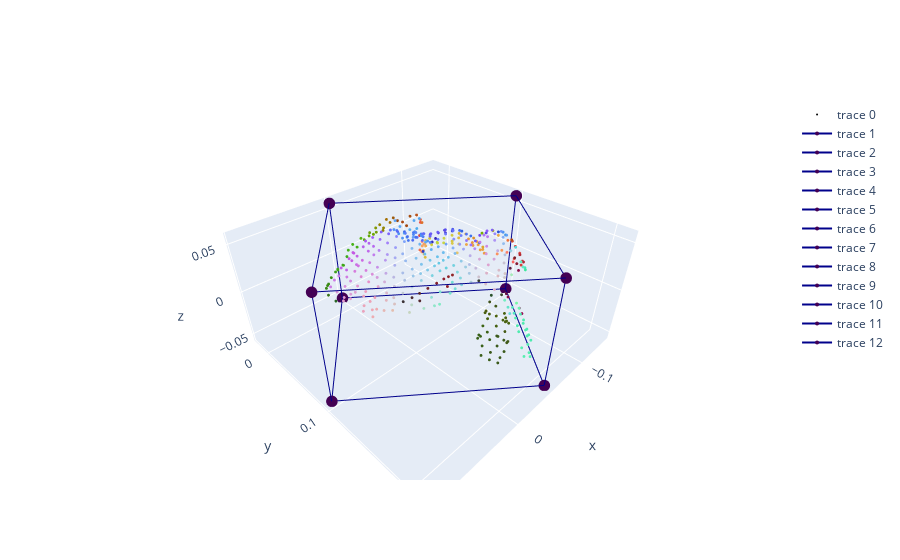

Here is the notebook cell this chart was saved with:
### Code cell
import numpy as np
import open3d as o3d
import plotly.graph_objects as go

from koroba.utils import Box, Visualizer


cloud = o3d.io.read_point_cloud("../data/bunny.pcd")
cloud.estimate_normals(search_param=o3d.geometry.KDTreeSearchParamHybrid(radius=0.1, max_nn=30))
cloud1 = o3d.io.read_point_cloud("../data/cloud1.pcd")

points = np.asarray(cloud1.points)
horizontal_bbox = Box.estimate_horizontal_bounding_box(points)
g2 = Visualizer.get_geometry(horizontal_bbox)

Visualizer.draw_geometries([cloud] + g2)

### Figure 1 — Plotly figure (JSON) as saved in the notebook; plotly's stock layout.template omitted (floating-point values rounded to 4 significant figures; data arrays with more than 128 entries replaced by an {"elided": "..."} marker saying what was removed)
{"data": [{"marker": {"color": {"elided": "397x3 float values"}, "size": 1}, "mode": "markers", "type": "scatter3d", "x": {"elided": "397 float values"}, "y": {"elided": "397 float values"}, "z": {"elided": "397 float values"}}, {"line": {"color": "darkblue", "width": 2}, "marker": {"color": [-0.05503, -0.05503, -0.05503, -0.05503, -0.05503, -0.05503, -0.05503, 0.0578, 0.0578, 0.0578, 0.0578, 0.0578], "colorscale": [[0, "#440154"], [0.1111, "#482878"], [0.2222, "#3e4989"], [0.3333, "#31688e"], [0.4444, "#26828e"], [0.5556, "#1f9e89"], [0.6667, "#35b779"], [0.7778, "#6ece58"], [0.8889, "#b5de2b"], [1, "#fde725"]], "size": 4}, "type": "scatter3d", "x": [-0.04782, 0.09369], "y": [0.2118, 0.09551], "z": [-0.05503, -0.05503]}, {"line": {"color": "darkblue", "width": 2}, "marker": {"color": [-0.05503, -0.05503, -0.05503, -0.05503, -0.05503, -0.05503, -0.05503, 0.0578, 0.0578, 0.0578, 0.0578, 0.0578], "colorscale": [[0, "#440154"], [0.1111, "#482878"], [0.2222, "#3e4989"], [0.3333, "#31688e"], [0.4444, "#26828e"], [0.5556, "#1f9e89"], [0.6667, "#35b779"], [0.7778, "#6ece58"], [0.8889, "#b5de2b"], [1, "#fde725"]], "size": 4}, "type": "scatter3d", "x": [-0.04782, -0.1415], "y": [0.2118, 0.09782], "z": [-0.05503, -0.05503]}, {"line": {"color": "darkblue", "width": 2}, "marker": {"color": [-0.05503, -0.05503, -0.05503, -0.05503, -0.05503, -0.05503, -0.05503, 0.0578, 0.0578, 0.0578, 0.0578, 0.0578], "colorscale": [[0, "#440154"], [0.1111, "#482878"], [0.2222, "#3e4989"], [0.3333, "#31688e"], [0.4444, "#26828e"], [0.5556, "#1f9e89"], [0.6667, "#35b779"], [0.7778, "#6ece58"], [0.8889, "#b5de2b"], [1, "#fde725"]], "size": 4}, "type": "scatter3d", "x": [-0.04782, -0.04782], "y": [0.2118, 0.2118], "z": [-0.05503, 0.0578]}, {"line": {"color": "darkblue", "width": 2}, "marker": {"color": [-0.05503, -0.05503, -0.05503, -0.05503, -0.05503, -0.05503, -0.05503, 0.0578, 0.0578, 0.0578, 0.0578, 0.0578], "colorscale": [[0, "#440154"], [0.1111, "#482878"], [0.2222, "#3e4989"], [0.3333, "#31688e"], [0.4444, "#26828e"], [0.5556, "#1f9e89"], [0.6667, "#35b779"], [0.7778, "#6ece58"], [0.8889, "#b5de2b"], [1, "#fde725"]], "size": 4}, "type": "scatter3d", "x": [0.09369, 0.09369], "y": [0.09551, 0.09551], "z": [-0.05503, 0.0578]}, {"line": {"color": "darkblue", "width": 2}, "marker": {"color": [-0.05503, -0.05503, -0.05503, -0.05503, -0.05503, -0.05503, -0.05503, 0.0578, 0.0578, 0.0578, 0.0578, 0.0578], "colorscale": [[0, "#440154"], [0.1111, "#482878"], [0.2222, "#3e4989"], [0.3333, "#31688e"], [0.4444, "#26828e"], [0.5556, "#1f9e89"], [0.6667, "#35b779"], [0.7778, "#6ece58"], [0.8889, "#b5de2b"], [1, "#fde725"]], "size": 4}, "type": "scatter3d", "x": [0.09369, 2.062e-05], "y": [0.09551, -0.01848], "z": [-0.05503, -0.05503]}, {"line": {"color": "darkblue", "width": 2}, "marker": {"color": [-0.05503, -0.05503, -0.05503, -0.05503, -0.05503, -0.05503, -0.05503, 0.0578, 0.0578, 0.0578, 0.0578, 0.0578], "colorscale": [[0, "#440154"], [0.1111, "#482878"], [0.2222, "#3e4989"], [0.3333, "#31688e"], [0.4444, "#26828e"], [0.5556, "#1f9e89"], [0.6667, "#35b779"], [0.7778, "#6ece58"], [0.8889, "#b5de2b"], [1, "#fde725"]], "size": 4}, "type": "scatter3d", "x": [-0.1415, -0.1415], "y": [0.09782, 0.09782], "z": [-0.05503, 0.0578]}, {"line": {"color": "darkblue", "width": 2}, "marker": {"color": [-0.05503, -0.05503, -0.05503, -0.05503, -0.05503, -0.05503, -0.05503, 0.0578, 0.0578, 0.0578, 0.0578, 0.0578], "colorscale": [[0, "#440154"], [0.1111, "#482878"], [0.2222, "#3e4989"], [0.3333, "#31688e"], [0.4444, "#26828e"], [0.5556, "#1f9e89"], [0.6667, "#35b779"], [0.7778, "#6ece58"], [0.8889, "#b5de2b"], [1, "#fde725"]], "size": 4}, "type": "scatter3d", "x": [-0.1415, 2.062e-05], "y": [0.09782, -0.01848], "z": [-0.05503, -0.05503]}, {"line": {"color": "darkblue", "width": 2}, "marker": {"color": [-0.05503, -0.05503, -0.05503, -0.05503, -0.05503, -0.05503, -0.05503, 0.0578, 0.0578, 0.0578, 0.0578, 0.0578], "colorscale": [[0, "#440154"], [0.1111, "#482878"], [0.2222, "#3e4989"], [0.3333, "#31688e"], [0.4444, "#26828e"], [0.5556, "#1f9e89"], [0.6667, "#35b779"], [0.7778, "#6ece58"], [0.8889, "#b5de2b"], [1, "#fde725"]], "size": 4}, "type": "scatter3d", "x": [-0.04782, -0.1415], "y": [0.2118, 0.09782], "z": [0.0578, 0.0578]}, {"line": {"color": "darkblue", "width": 2}, "marker": {"color": [-0.05503, -0.05503, -0.05503, -0.05503, -0.05503, -0.05503, -0.05503, 0.0578, 0.0578, 0.0578, 0.0578, 0.0578], "colorscale": [[0, "#440154"], [0.1111, "#482878"], [0.2222, "#3e4989"], [0.3333, "#31688e"], [0.4444, "#26828e"], [0.5556, "#1f9e89"], [0.6667, "#35b779"], [0.7778, "#6ece58"], [0.8889, "#b5de2b"], [1, "#fde725"]], "size": 4}, "type": "scatter3d", "x": [-0.04782, 0.09369], "y": [0.2118, 0.09551], "z": [0.0578, 0.0578]}, {"line": {"color": "darkblue", "width": 2}, "marker": {"color": [-0.05503, -0.05503, -0.05503, -0.05503, -0.05503, -0.05503, -0.05503, 0.0578, 0.0578, 0.0578, 0.0578, 0.0578], "colorscale": [[0, "#440154"], [0.1111, "#482878"], [0.2222, "#3e4989"], [0.3333, "#31688e"], [0.4444, "#26828e"], [0.5556, "#1f9e89"], [0.6667, "#35b779"], [0.7778, "#6ece58"], [0.8889, "#b5de2b"], [1, "#fde725"]], "size": 4}, "type": "scatter3d", "x": [2.062e-05, -0.1415], "y": [-0.01848, 0.09782], "z": [0.0578, 0.0578]}, {"line": {"color": "darkblue", "width": 2}, "marker": {"color": [-0.05503, -0.05503, -0.05503, -0.05503, -0.05503, -0.05503, -0.05503, 0.0578, 0.0578, 0.0578, 0.0578, 0.0578], "colorscale": [[0, "#440154"], [0.1111, "#482878"], [0.2222, "#3e4989"], [0.3333, "#31688e"], [0.4444, "#26828e"], [0.5556, "#1f9e89"], [0.6667, "#35b779"], [0.7778, "#6ece58"], [0.8889, "#b5de2b"], [1, "#fde725"]], "size": 4}, "type": "scatter3d", "x": [2.062e-05, 0.09369], "y": [-0.01848, 0.09551], "z": [0.0578, 0.0578]}, {"line": {"color": "darkblue", "width": 2}, "marker": {"color": [-0.05503, -0.05503, -0.05503, -0.05503, -0.05503, -0.05503, -0.05503, 0.0578, 0.0578, 0.0578, 0.0578, 0.0578], "colorscale": [[0, "#440154"], [0.1111, "#482878"], [0.2222, "#3e4989"], [0.3333, "#31688e"], [0.4444, "#26828e"], [0.5556, "#1f9e89"], [0.6667, "#35b779"], [0.7778, "#6ece58"], [0.8889, "#b5de2b"], [1, "#fde725"]], "size": 4}, "type": "scatter3d", "x": [2.062e-05, 2.062e-05], "y": [-0.01848, -0.01848], "z": [0.0578, -0.05503]}], "layout": {"scene": {"xaxis": {"visible": true}, "yaxis": {"visible": true}, "zaxis": {"visible": true}}}}
